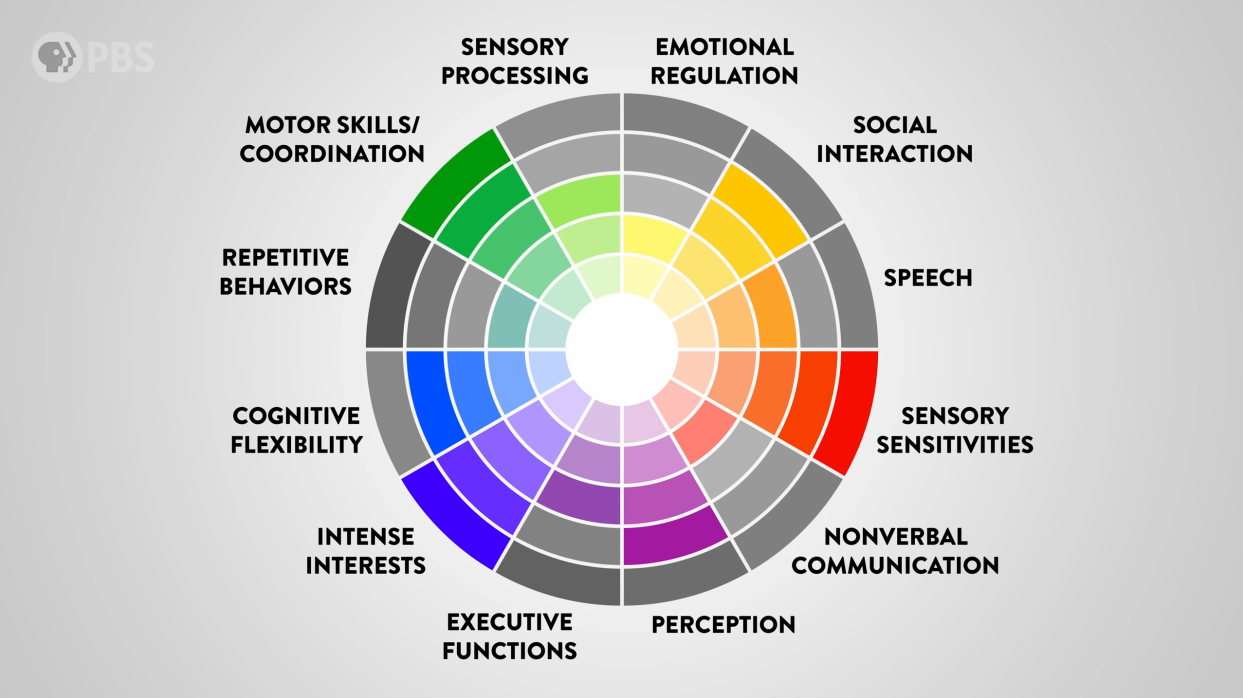
#> input picture references/wheel/Wheel of Autism 2.png, 2486 x 1396 px (shown at 1/2 size); the run also reads 1 picture not shown here
$ python direct_pixel_sampler.py
#> lines starting #> are read from the running program, lines starting #| are printed output that depends on the picture
#!/usr/bin/env python3
"""
Direct Pixel Sampler for Autism Wheel Colors
Directly samples pixel colors from the wheel images at precise coordinates
NO INTERPOLATION - ONLY ACTUAL PIXEL SAMPLING
"""

import json
import math
from PIL import Image, ImageDraw
import os

# The 12 traits in clockwise order with their segment midpoint angles (corrected positioning)
TRAITS_WITH_ANGLES = {
    "Emotional Regulation": 15,          # Top-right (corrected from Sensory Processing)
    "Social Interaction": 45,            # Upper right (corrected from Emotional Regulation)
    "Speech": 75,                        # Right (corrected from Social Interaction)
    "Sensory Sensitivities": 105,        # Lower right (corrected from Speech)
    "Nonverbal Communication": 135,      # Bottom right (corrected from Sensory Sensitivities)
    "Perception": 165,                   # Bottom center-right (corrected from Nonverbal Communication)
    "Executive Functions": 195,          # Bottom center-left (corrected from Perception)
    "Intense Interests": 225,            # Lower left (corrected from Executive Functions)
    "Cognitive Flexibility": 255,        # Left (corrected from Intense Interests)
    "Repetitive Behaviors": 285,         # Upper left (corrected from Cognitive Flexibility)
    "Motor Skills/Coordination": 315,    # Top left (corrected from Repetitive Behaviors)
    "Sensory Processing": 345            # Top center-left (corrected from Motor Skills/Coordination)
}

# Intensity level radii from center (corrected to align with actual ring centers)
LEVEL_RADII = {
    1: 118,  # Innermost ring (lightest) - Ring 1 center
    2: 228,  # Ring 2 center
    3: 308,  # Ring 3 center
    4: 389,  # Ring 4 center
    5: 470   # Outermost ring (most intense) - Ring 5 center
}

# Image configurations
IMAGE_CONFIGS = {
    "image2": {
        "path": "../references/wheel/Wheel of Autism 2.png",
        "center_x": 1243,
        "center_y": 698
    },
    "image3": {
        "path": "../references/wheel/Wheel of Autism 3.png",
        "center_x": 1242,
        "center_y": 697
    }
}

def rgb_to_hex(r, g, b):
    """Convert RGB values to hex string"""
    return f"#{r:02x}{g:02x}{b:02x}"

def is_gray_color(r, g, b, threshold=25):
    """
    Determine if a color is gray (inactive) based on RGB similarity
    Gray colors have very similar R, G, B values
    """
    max_diff = max(abs(r-g), abs(g-b), abs(r-b))
    return max_diff < threshold

def sample_pixel_at_coordinates(image, x, y):
    """
    Sample pixel color at specific coordinates
    Returns (r, g, b) tuple or None if out of bounds
    """
    if 0 <= x < image.width and 0 <= y < image.height:
        return image.getpixel((int(x), int(y)))
    return None

def calculate_sampling_coordinates(center_x, center_y, angle_degrees, radius):
    """
    Calculate pixel coordinates for sampling
    angle_degrees: angle in degrees (0° = top, clockwise)
    """
    # Convert to radians and adjust so 0° is at top of wheel
    angle_rad = math.radians(angle_degrees - 90)

    x = center_x + radius * math.cos(angle_rad)
    y = center_y + radius * math.sin(angle_rad)

    return int(x), int(y)

def sample_colors_from_images():
    """
    Sample colors from both wheel images using direct pixel sampling
    """
    print("=== Direct Pixel Sampling from Autism Wheel Images ===")

    # Load both images
    images = {}
    for img_key, config in IMAGE_CONFIGS.items():
        img_path = config["path"]
        if os.path.exists(img_path):
            img = Image.open(img_path)
#> img is the input picture: PIL image 2486x1396 RGBA; mean R, G, B, A 201.6, 198.7, 198.8, 255
            if img.mode == 'RGBA':
                img = img.convert('RGB')
#> img: PIL image 2486x1396 RGB
            images[img_key] = {
                'image': img,
                'center_x': config["center_x"],
                'center_y': config["center_y"]
            }
            print(f"✓ Loaded {img_path}")
        else:
            print(f"✗ Image not found: {img_path}")
            return None

    if len(images) != 2:
        print("ERROR: Both images are required for sampling")
        return None

    # Sample colors for all 60 segments
    sampled_colors = {}
    sampling_debug = []

    for trait, angle in TRAITS_WITH_ANGLES.items():
        print(f"\nSampling {trait} (angle {angle}°):")
        trait_colors = {}

        for level in range(1, 6):
            radius = LEVEL_RADII[level]

            # Sample from both images
            colors_found = {}

            for img_key, img_data in images.items():
                center_x = img_data['center_x']
                center_y = img_data['center_y']
                image = img_data['image']

                # Calculate sampling coordinates
                x, y = calculate_sampling_coordinates(center_x, center_y, angle, radius)

                # Sample the pixel
                pixel_color = sample_pixel_at_coordinates(image, x, y)

                if pixel_color:
                    r, g, b = pixel_color
                    hex_color = rgb_to_hex(r, g, b)
                    is_gray = is_gray_color(r, g, b)

                    colors_found[img_key] = {
                        'hex': hex_color,
                        'rgb': (r, g, b),
                        'coordinates': (x, y),
                        'is_gray': is_gray
                    }

                    gray_marker = " (GRAY)" if is_gray else " (COLORED)"
                    print(f"  {img_key} L{level} at ({x}, {y}): {hex_color}{gray_marker}")
                else:
                    print(f"  {img_key} L{level}: OUT_OF_BOUNDS")

            # Apply OR logic to choose the best color
            chosen_color = None
            chosen_source = None

            # Priority: 1) Non-gray from image3, 2) Non-gray from image2, 3) Gray from either
            if 'image3' in colors_found and not colors_found['image3']['is_gray']:
                chosen_color = colors_found['image3']
                chosen_source = 'image3'
            elif 'image2' in colors_found and not colors_found['image2']['is_gray']:
                chosen_color = colors_found['image2']
                chosen_source = 'image2'
            elif 'image3' in colors_found:
                chosen_color = colors_found['image3']
                chosen_source = 'image3 (gray)'
            elif 'image2' in colors_found:
                chosen_color = colors_found['image2']
                chosen_source = 'image2 (gray)'

            # Store result
            if chosen_color and not chosen_color['is_gray']:
                trait_colors[str(level)] = chosen_color['hex']
                print(f"  → SELECTED: {chosen_color['hex']} from {chosen_source}")
            else:
                trait_colors[str(level)] = None  # No non-gray color found
                gray_hex = chosen_color['hex'] if chosen_color else "#808080"
                print(f"  → NO COLOR FOUND: Only gray available ({gray_hex})")

            # Save debug info
            sampling_debug.append({
                'trait': trait,
                'level': level,
                'angle': angle,
                'radius': radius,
                'colors_found': colors_found,
                'chosen': chosen_color['hex'] if chosen_color else None,
                'source': chosen_source
            })

        sampled_colors[trait] = trait_colors

    return sampled_colors, sampling_debug

def create_debug_visualization(sampling_debug):
    """
    Create debug image showing sampling points on the wheel
    """
    print("\nCreating debug visualization...")

    # Use image 3 as base
    base_image_path = IMAGE_CONFIGS['image3']['path']
    if not os.path.exists(base_image_path):
        print("Cannot create debug visualization - base image not found")
        return

    with Image.open(base_image_path) as img:
        if img.mode == 'RGBA':
            img = img.convert('RGB')

        debug_img = img.copy()
        draw = ImageDraw.Draw(debug_img)

        center_x = IMAGE_CONFIGS['image3']['center_x']
        center_y = IMAGE_CONFIGS['image3']['center_y']

        # Draw center point
        draw.ellipse([center_x-5, center_y-5, center_x+5, center_y+5], fill='red', outline='white')

        # Draw sampling points
        for debug_info in sampling_debug:
            angle = debug_info['angle']
            radius = debug_info['radius']
            x, y = calculate_sampling_coordinates(center_x, center_y, angle, radius)

            # Color code the sampling points
            if debug_info['chosen']:
                color = 'lime'  # Green for found colors
            else:
                color = 'red'   # Red for missing colors

            # Draw sampling point
            draw.ellipse([x-3, y-3, x+3, y+3], fill=color, outline='white')

            # Draw level number
            draw.text((x+5, y-5), str(debug_info['level']), fill='white')

        # Save debug image
        debug_img.save("sampling_points_debug.png")
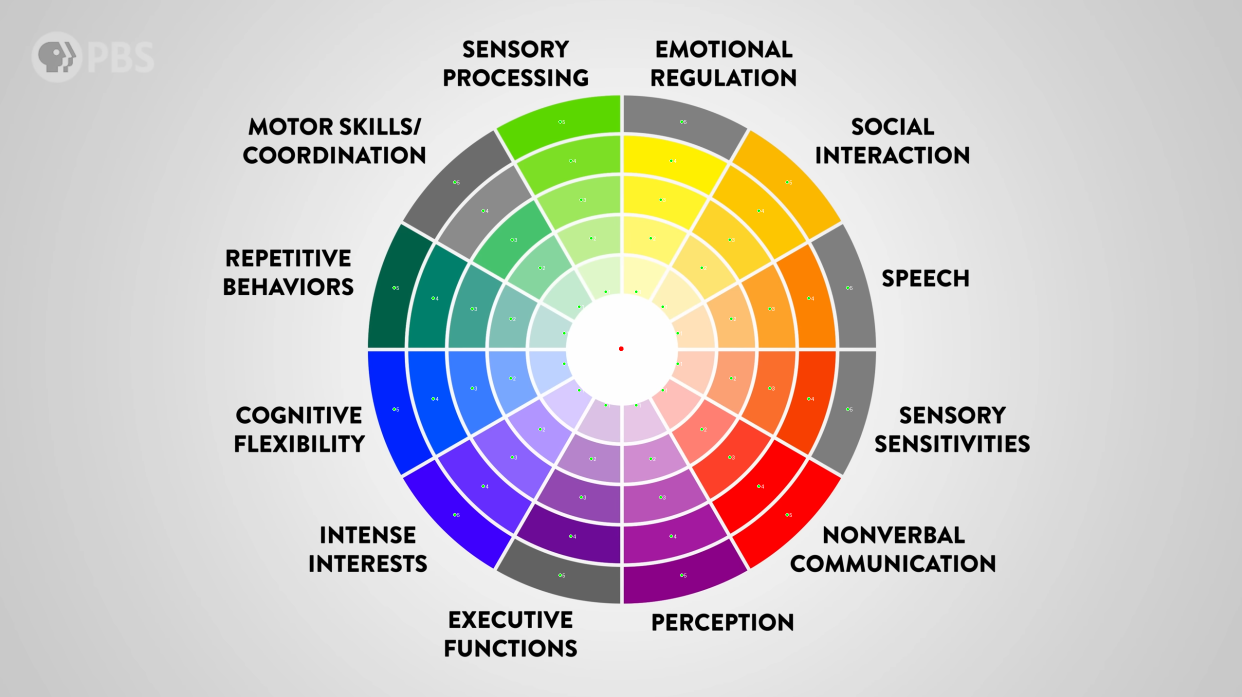
#> saved as sampling_points_debug.png: PIL image 2484x1394 RGB (shown at 1/2 size); mean R, G, B 203.2, 197.6, 195.9
        print("Debug visualization saved to sampling_points_debug.png")

def generate_html_preview(sampled_colors, sampling_debug):
    """
    Generate HTML preview of all sampled colors
    """
    print("Generating HTML preview...")

    # Find gray colors for segments where no color was found
    gray_colors = {}
    for debug_info in sampling_debug:
        trait = debug_info['trait']
        level = debug_info['level']

        if not debug_info['chosen']:  # No color found
            # Get the gray color for preview
            if 'colors_found' in debug_info:
                for img_key, color_info in debug_info['colors_found'].items():
                    if color_info and color_info['is_gray']:
                        if trait not in gray_colors:
                            gray_colors[trait] = {}
                        gray_colors[trait][str(level)] = color_info['hex']
                        break

    html_content = f"""
<!DOCTYPE html>
<html>
<head>
    <title>Directly Sampled Autism Wheel Colors</title>
    <style>
        body {{ font-family: Arial, sans-serif; margin: 20px; background: #f5f5f5; }}
        .container {{ max-width: 1200px; margin: 0 auto; background: white; padding: 20px; border-radius: 8px; }}
        h1 {{ color: #333; text-align: center; }}
        .summary {{ background: #e8f4f8; padding: 15px; border-radius: 5px; margin-bottom: 20px; }}
        table {{ width: 100%; border-collapse: collapse; margin: 20px 0; }}
        th, td {{ border: 1px solid #ddd; padding: 12px; text-align: center; }}
        th {{ background: #f0f0f0; font-weight: bold; }}
        .color-cell {{ position: relative; }}
        .color-box {{ width: 80px; height: 40px; margin: 5px auto; border: 2px solid #333; border-radius: 4px; }}
        .color-info {{ font-family: monospace; font-size: 11px; margin-top: 5px; }}
        .null-color {{ background: repeating-linear-gradient(45deg, #f0f0f0, #f0f0f0 10px, #e0e0e0 10px, #e0e0e0 20px); }}
        .trait-name {{ font-weight: bold; background: #f8f9fa; }}
        .level-header {{ background: #e9ecef; font-weight: bold; }}
        .missing {{ color: #dc3545; }}
        .found {{ color: #28a745; }}
    </style>
</head>
<body>
    <div class="container">
        <h1>🎨 Directly Sampled Autism Wheel Colors</h1>
        <div class="summary">
            <h3>Sampling Methodology</h3>
            <ul>
                <li><strong>Direct pixel sampling</strong> from "Wheel of Autism 2.png" and "Wheel of Autism 3.png"</li>
                <li><strong>No interpolation or generation</strong> - only actual pixels from images</li>
                <li><strong>OR Logic:</strong> Use colored pixel if found in either image</li>
                <li><strong>Gray Detection:</strong> RGB differences < 25 = gray (inactive)</li>
                <li><strong>Missing Colors:</strong> Shown as null where only gray pixels found</li>
            </ul>
        </div>

        <table>
            <tr>
                <th rowspan="2">Trait</th>
                <th colspan="5">Intensity Levels (Center → Edge)</th>
            </tr>
            <tr>
                <td class="level-header">Level 1<br>(Lightest)</td>
                <td class="level-header">Level 2</td>
                <td class="level-header">Level 3</td>
                <td class="level-header">Level 4</td>
                <td class="level-header">Level 5<br>(Most Intense)</td>
            </tr>
"""

    # Count colors found
    colors_found = 0
    total_colors = 0

    for trait, levels in sampled_colors.items():
        html_content += f'            <tr><td class="trait-name">{trait}</td>'

        for level in range(1, 6):
            level_str = str(level)
            total_colors += 1
            color = levels.get(level_str)

            if color:  # Color found
                colors_found += 1
                html_content += f'''
                <td class="color-cell">
                    <div class="color-box" style="background-color: {color};"></div>
                    <div class="color-info found">{color}</div>
                </td>'''
            else:  # No color found - show gray if available
                gray_color = gray_colors.get(trait, {}).get(level_str, "#c0c0c0")
                html_content += f'''
                <td class="color-cell">
                    <div class="color-box null-color" style="background-color: {gray_color};"></div>
                    <div class="color-info missing">null<br><small>(gray: {gray_color})</small></div>
                </td>'''

        html_content += '</tr>\n'

    html_content += f"""
        </table>

        <div class="summary">
            <h3>Results Summary</h3>
            <p><strong>Colors Found:</strong> <span class="found">{colors_found}/{total_colors}</span> segments have non-gray colors</p>
            <p><strong>Missing:</strong> <span class="missing">{total_colors - colors_found}</span> segments only contain gray pixels</p>
            <p><strong>Sampling Method:</strong> Direct pixel sampling at segment midpoints</p>
            <p><strong>Gray pixels are shown for preview but marked as null in JSON output</strong></p>
        </div>
    </div>
</body>
</html>"""

    with open("sampled_colors_preview.html", "w") as f:
        f.write(html_content)

    print("HTML preview saved to sampled_colors_preview.html")
    return colors_found, total_colors

def main():
    """
    Main function to run direct pixel sampling
    """
    print("Starting direct pixel sampling...")

    # Sample colors from images
    sampled_colors, sampling_debug = sample_colors_from_images()

    if not sampled_colors:
        print("ERROR: Could not sample colors")
        return

    # Save JSON output
    output_file = "wheel_colors_sampled.json"
    with open(output_file, "w") as f:
        json.dump(sampled_colors, f, indent=2)

    print(f"\n✓ Sampled colors saved to {output_file}")

    # Create debug visualization
    create_debug_visualization(sampling_debug)

    # Generate HTML preview
    colors_found, total_colors = generate_html_preview(sampled_colors, sampling_debug)

    # Final summary
    print(f"\n=== DIRECT SAMPLING COMPLETE ===")
    print(f"Colors found: {colors_found}/{total_colors}")
    print(f"JSON output: {output_file}")
    print(f"Preview: sampled_colors_preview.html")
    print(f"Debug: sampling_points_debug.png")

if __name__ == "__main__":
    main()
